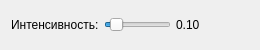
<?xml version="1.0" encoding="UTF-8"?>
<ui version="4.0">
 <class>NoiseFilterWidget</class>
 <widget class="QWidget" name="NoiseFilterWidget">
  <property name="geometry">
   <rect>
    <x>0</x>
    <y>0</y>
    <width>260</width>
    <height>50</height>
   </rect>
  </property>
  <property name="minimumSize">
   <size>
    <width>0</width>
    <height>50</height>
   </size>
  </property>
  <layout class="QHBoxLayout" name="horizontalLayout">
   <property name="spacing">
    <number>5</number>
   </property>
   <item>
    <widget class="QLabel" name="label">
     <property name="text">
      <string>Интенсивность:</string>
     </property>
    </widget>
   </item>
   <item>
    <widget class="ClickableSlider" name="intensitySlider">
     <property name="minimum">
      <number>0</number>
     </property>
     <property name="maximum">
      <number>100</number>
     </property>
     <property name="value">
      <number>10</number>
     </property>
     <property name="tracking">
      <bool>false</bool>
     </property>
     <property name="orientation">
      <enum>Qt::Horizontal</enum>
     </property>
    </widget>
   </item>
   <item>
    <widget class="QLabel" name="valueLabel">
     <property name="text">
      <string>0.10</string>
     </property>
     <property name="minimumSize">
      <size>
       <width>50</width>
       <height>0</height>
      </size>
     </property>
    </widget>
   </item>
   <item>
    <spacer name="horizontalSpacer">
     <property name="orientation">
      <enum>Qt::Horizontal</enum>
     </property>
     <property name="sizeHint" stdset="0">
      <size>
       <width>40</width>
       <height>20</height>
      </size>
     </property>
    </spacer>
   </item>
  </layout>
 </widget>
 <customwidgets>
  <customwidget>
   <class>ClickableSlider</class>
   <extends>QSlider</extends>
   <header>gui/ClickableSlider.h</header>
  </customwidget>
 </customwidgets>
 <resources/>
 <connections/>
</ui>
